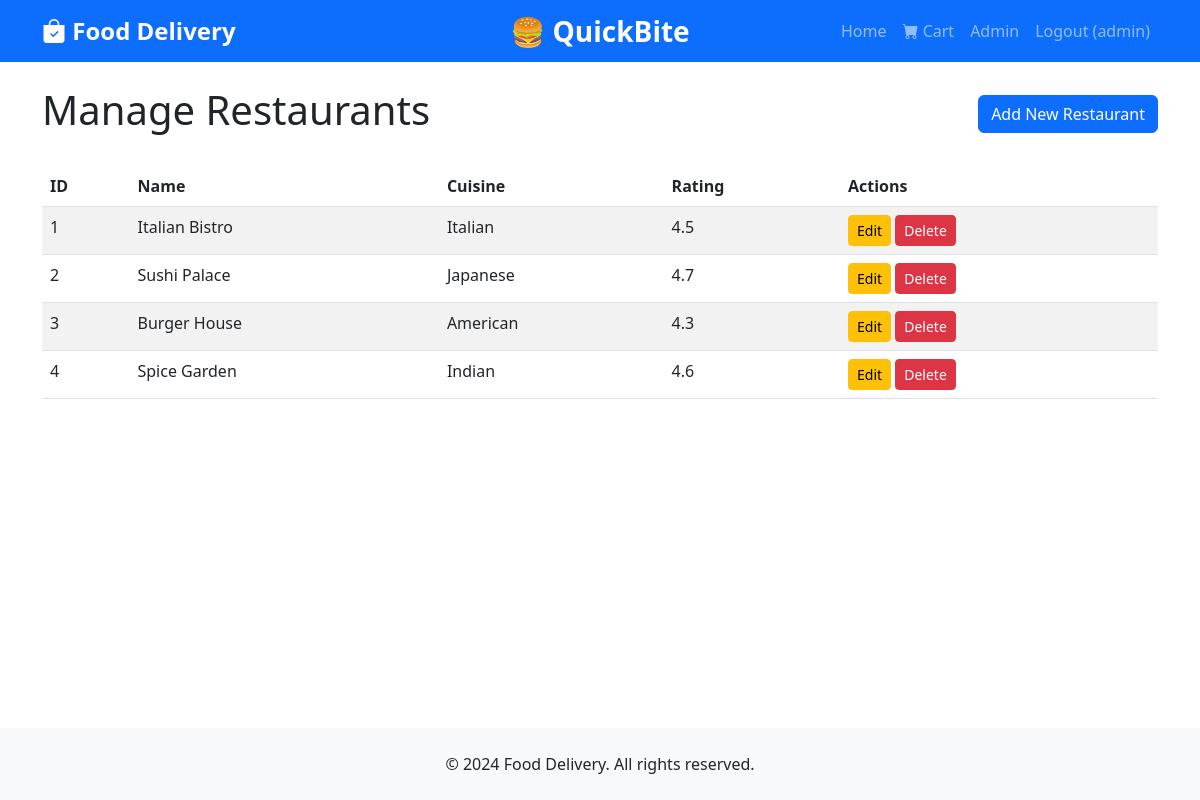
/admin/restaurants (signed in), run on the app's committed database.
### models/__init__.py (models this page shows)
class Restaurant(db.Model):
    id = db.Column(db.Integer, primary_key=True)
    name = db.Column(db.String(100), nullable=False)
    cuisine = db.Column(db.String(50), nullable=False)
    description = db.Column(db.Text)
    image_url = db.Column(db.String(500))
    rating = db.Column(db.Float, default=4.0)
    created_at = db.Column(db.DateTime, default=datetime.utcnow)
    menu_items = db.relationship('MenuItem', backref='restaurant', lazy=True, cascade='all, delete-orphan')

### routes/admin.py (the view)
@admin_bp.route('/restaurants')
@admin_required
def restaurants():
    restaurants = Restaurant.query.all()
    return render_template('admin/restaurants.html', restaurants=restaurants)

### routes/admin.py (called while the page is built)
def admin_required(f):
    @wraps(f)
    def decorated_function(*args, **kwargs):
        if 'user_id' not in session:
            flash('Please login to access this page', 'warning')
            return redirect(url_for('auth.login'))
        if not session.get('is_admin'):
            flash('Admin access required', 'danger')
            return redirect(url_for('main.index'))
        return f(*args, **kwargs)
    return decorated_function

### templates/admin/restaurants.html (shortened to what this page needs)
{% extends "base.html" %}
{% block content %}
<div class="d-flex justify-content-between align-items-center mb-4">
    <h1>Manage Restaurants</h1>
    <a href="{{ url_for('admin.add_restaurant') }}" class="btn btn-primary">Add New Restaurant</a>
</div>
<div class="table-responsive">
    <table class="table table-striped">
        <thead>
            <tr>
                <th>ID</th>
                <th>Name</th>
                <th>Cuisine</th>
                <th>Rating</th>
                <th>Actions</th>
            </tr>
        </thead>
        <tbody>
            {% for restaurant in restaurants %}
            <tr>
                <td>{{ restaurant.id }}</td>
                <td>{{ restaurant.name }}</td>
                <td>{{ restaurant.cuisine }}</td>
                <td>{{ "%.1f"|format(restaurant.rating) }}</td>
                <td>
                    <a href="{{ url_for('admin.edit_restaurant', restaurant_id=restaurant.id) }}" class="btn btn-sm btn-warning">Edit</a>
                    <form method="POST" action="{{ url_for('admin.delete_restaurant', restaurant_id=restaurant.id) }}" class="d-inline">
                        <button type="submit" class="btn btn-sm btn-danger" onclick="return confirm('Are you sure?')">Delete</button>
                    </form>
                </td>
            </tr>
            {% endfor %}
        </tbody>
    </table>
</div>
{% endblock %}

### static/css/style.css (style rules this page uses)
body { font-family: 'Segoe UI', Tahoma, Geneva, Verdana, sans-serif; min-height: 100vh; display: flex; flex-direction: column; }
.btn { transition: all 0.3s ease; }

### data on the page
Restaurant: id "1", name "Italian Bistro", cuisine "Italian", rating "4.5"
Restaurant: id "2", name "Sushi Palace", cuisine "Japanese", rating "4.7"
Restaurant: id "3", name "Burger House", cuisine "American", rating "4.3"
Restaurant: id "4", name "Spice Garden", cuisine "Indian", rating "4.6"

### other printed values
{{ session.username }} "admin"
